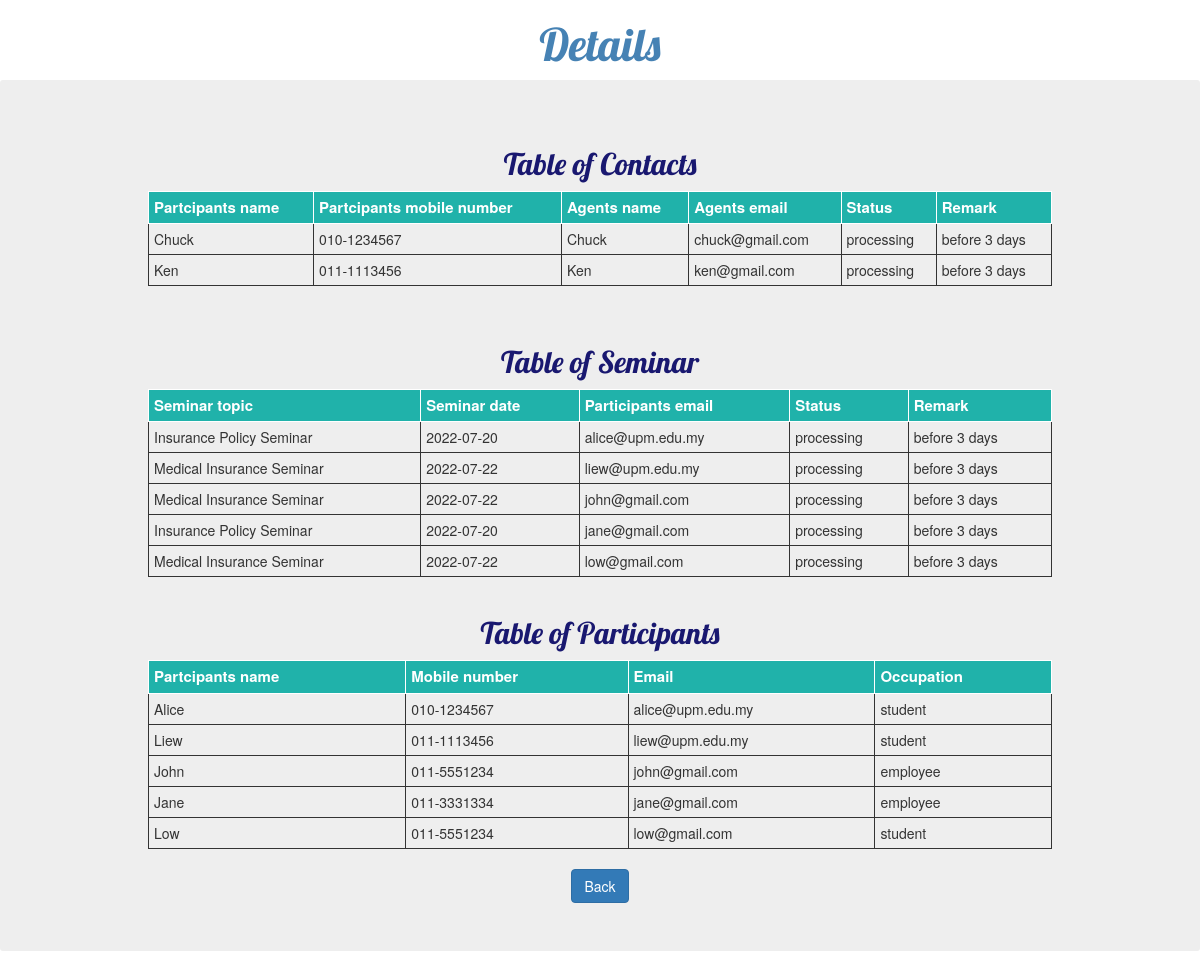
Page /admin/details.php on the committed database.
### tables this page shows
CREATE TABLE `agents` (
  `agents_id` int(11) NOT NULL,
  `name` varchar(255) NOT NULL,
  `email` varchar(255) NOT NULL,
  `status` varchar(255) NOT NULL,
  `remark` varchar(255) NOT NULL,
  `participants_id` int(255) DEFAULT NULL
);

CREATE TABLE `participants` (
  `participants_id` int(11) NOT NULL,
  `name` varchar(255) DEFAULT NULL,
  `mobile_number` varchar(50) DEFAULT NULL,
  `email` varchar(255) DEFAULT NULL,
  `occupation` varchar(255) DEFAULT NULL,
  `status` varchar(255) NOT NULL,
  `remark` varchar(255) NOT NULL,
  `seminar_id` int(255) NOT NULL
);

CREATE TABLE `seminar` (
  `seminar_id` int(255) NOT NULL,
  `topic` varchar(255) NOT NULL,
  `date` date NOT NULL DEFAULT current_timestamp(),
  `time` varchar(255) NOT NULL,
  `venue` varchar(255) NOT NULL,
  `image` blob NOT NULL
);

### admin/details.php (the view, shortened to what this page needs)
<?php
require_once "pdo.php";
$stmt = $pdo->query("select participants.name,participants.mobile_number, agents.name, agents.email, agents.status, agents.remark
from participants join agents on participants.participants_id=agents.participants_id; ");
$rows = $stmt->fetchAll(PDO::FETCH_ASSOC);
$stmt1 = $pdo->query("SELECT seminar.topic,seminar.date,participants.email,participants.status,participants.remark
from seminar join participants on participants.seminar_id=seminar.seminar_id;");
$rows1 = $stmt1->fetchAll(PDO::FETCH_ASSOC);
$stmt2 = $pdo->query("SELECT * FROM participants");
$rows2 = $stmt2->fetchAll(PDO::FETCH_ASSOC);
?>
<!DOCTYPE html>
<html lang="en">
<head>
    <link rel="stylesheet" href="https://cdn.jsdelivr.net/npm/bootstrap@4.5.3/dist/css/bootstrap.min.css">
	<link rel="stylesheet" href="css/font-awesome.min.css">
	<link rel="stylesheet" href="css/bootstrap.min.css">
</head>
<body>
<center><h1>Details</h1>
<div class="jumbotron">
<div class="container">
<h3>Table of Contacts</h3>
            <table>
            <?php
			echo "<tr><th>Partcipants name</th>";
			echo "<th>Partcipants mobile number</th>";
			echo "<th>Agents name</th>";
			echo "<th>Agents email</th>";
			echo "<th>Status</th>";
			echo "<th>Remark</th></tr>";
            foreach ( $rows as $row ) {
                echo "<tr><td>";
				echo($row['name']);
				echo("</td><td>");
                echo($row['mobile_number']);
                echo("</td><td>");
				echo($row['name']);
                echo("</td><td>");
                echo($row['email']);
                echo("</td><td>");
                echo($row['status']);
                echo("</td><td>");
                echo($row['remark']);
                echo("</td></tr>\n");
            }
            ?>
            </table><br>
		<br><h3>Table of Seminar</h3>
		<table>
            <?php
			echo "<tr><th>Seminar topic</th>";
			echo "<th>Seminar date</th>";
			echo "<th>Participants email</th>";
			echo "<th>Status</th>";
			echo "<th>Remark</th></tr>";
            foreach ( $rows1 as $row ) {
                echo "<tr><td>";
				echo($row['topic']);
				echo("</td><td>");
                echo($row['date']);
                echo("</td><td>");
				echo($row['email']);
                echo("</td><td>");
                echo($row['status']);
                echo("</td><td>");
                echo($row['remark']);
                echo("</td></tr>\n");
            }
            ?>
            </table><br>
			<h3>Table of Participants</h3>
			 <table>
            <?php
			echo "<tr><th>Partcipants name</th>";
			echo "<th>Mobile number</th>";
			echo "<th>Email</th>";
			echo "<th>Occupation</th>";
            foreach ( $rows2 as $row ) {
                echo "<tr><td>";
                echo($row['name']);
                echo("</td><td>");
                echo($row['mobile_number']);
                echo("</td><td>");
                echo($row['email']);
                echo("</td><td>");
                echo($row['occupation']);
                echo("</td></tr>\n");
            }
            ?>
            </table><br>
			<a class="btn btn-primary"  href="view.php">Back</a>
			</center></div>
</body>
</html>

### admin/details.php (style rules this page uses)
h1,h3 { font-family: Lobster, sans-serif; }
h1 { font-size: 45px; color:#4682B4; }
h3 { font-size: 30px; color:#191870; }
table, td, th { border: 1px solid; text-align: left; padding: 5px; }
table { width: 80%; border-collapse: collapse; }
th { font-size:15px; background-color: #20B2AA; color:white; }

### rows in the picture
agents: name "Chuck", participants.mobile_number "010-1234567", email "chuck@gmail.com", status "processing", remark "before 3 days"
agents: name "Ken", participants.mobile_number "011-1113456", email "ken@gmail.com", status "processing", remark "before 3 days"
participants: seminar.topic "Insurance Policy Seminar", seminar.date "2022-07-20", email "alice@upm.edu.my", status "processing", remark "before 3 days", name "Alice", mobile_number "010-1234567", occupation "student"
participants: seminar.topic "Medical Insurance Seminar", seminar.date "2022-07-22", email "liew@upm.edu.my", status "processing", remark "before 3 days", name "Liew", mobile_number "011-1113456", occupation "student"
participants: seminar.topic "Medical Insurance Seminar", seminar.date "2022-07-22", email "john@gmail.com", status "processing", remark "before 3 days", name "John", mobile_number "011-5551234", occupation "employee"
participants: seminar.topic "Insurance Policy Seminar", seminar.date "2022-07-20", email "jane@gmail.com", status "processing", remark "before 3 days", name "Jane", mobile_number "011-3331334", occupation "employee"
participants: seminar.topic "Medical Insurance Seminar", seminar.date "2022-07-22", email "low@gmail.com", status "processing", remark "before 3 days", name "Low", mobile_number "011-5551234", occupation "student"
